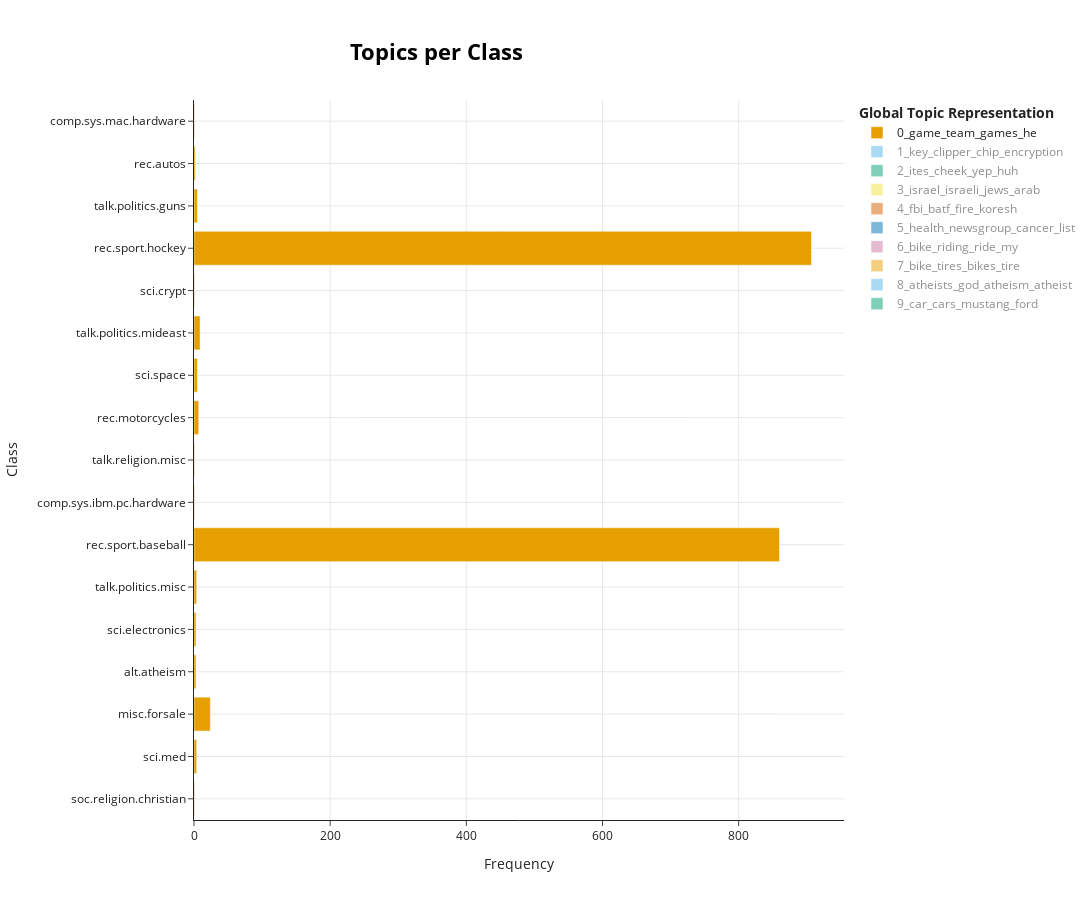

Here is the notebook cell this chart was saved with:
### Code cell
topic_model.visualize_topics_per_class(topics_per_class)

### Figure 1 — Plotly figure (JSON) as saved in the notebook; plotly's stock layout.template omitted (floating-point values rounded to 4 significant figures)
{"data": [{"hoverinfo": "text", "hovertext": ["<b>Topic 0</b><br>Words: sturm, doug, familiar, anyone, with", "<b>Topic 0</b><br>Words: dominant, dominance, cross, eye, study", "<b>Topic 0</b><br>Words: tickets, ticket, contains, airlines, airline", "<b>Topic 0</b><br>Words: carpenter, pressuretreated, carpenters, stairs, conner", "<b>Topic 0</b><br>Words: soccer, conference, designphilosophical, productioncost, philcmacseemcgillca", "<b>Topic 0</b><br>Words: chrysler, chorus, dollar, sf, buffs", "<b>Topic 0</b><br>Words: game, team, he, games, year", "<b>Topic 0</b><br>Words: quinea, papua, translation, buying, seriously", "<b>Topic 0</b><br>Words: hoffer, mentions, fanatic, noone, anymore", "<b>Topic 0</b><br>Words: jonathan, cage, film, adventurism, anouncers", "<b>Topic 0</b><br>Words: philosopher, clementine, influential, plato, song", "<b>Topic 0</b><br>Words: prisoners, sections, stones, pitchers, restock", "<b>Topic 0</b><br>Words: ticket, v4, v5, magnitude, complicated", "<b>Topic 0</b><br>Words: game, team, hockey, games, 25", "<b>Topic 0</b><br>Words: jets, phill, ratings, entertains, addresss", "<b>Topic 0</b><br>Words: sonnet, execs, opel, saab, stealing", "<b>Topic 0</b><br>Words: jcssageccpurdueedu, oooo, pureesageccjcs, stalnaker, ernest"], "marker": {"color": "#E69F00"}, "name": "0_game_team_games_he", "orientation": "h", "type": "bar", "visible": true, "x": [1, 4, 24, 3, 3, 4, 860, 1, 1, 7, 5, 9, 1, 907, 5, 2, 1], "y": ["soc.religion.christian", "sci.med", "misc.forsale", "alt.atheism", "sci.electronics", "talk.politics.misc", "rec.sport.baseball", "comp.sys.ibm.pc.hardware", "talk.religion.misc", "rec.motorcycles", "sci.space", "talk.politics.mideast", "sci.crypt", "rec.sport.hockey", "talk.politics.guns", "rec.autos", "comp.sys.mac.hardware"]}, {"hoverinfo": "text", "hovertext": ["<b>Topic 1</b><br>Words: brilliant, flaw, sign, seriously, shown", "<b>Topic 1</b><br>Words: typos, hooks, greetings, al, clipper", "<b>Topic 1</b><br>Words: keys, mathew, broadcasting, impropriety, government", "<b>Topic 1</b><br>Words: sequences, parser, esc, dsc, compliant", "<b>Topic 1</b><br>Words: key, cityanytown, keyldslfoialsdkcdsngsikhsfd, rulesregulationslaws, address123", "<b>Topic 1</b><br>Words: initiative, wiretapping, urge, clintons, film", "<b>Topic 1</b><br>Words: heisenberg, berg, mlb, npr, mccarthy", "<b>Topic 1</b><br>Words: mirables, uncorroborated, kgbatf, cote, damned", "<b>Topic 1</b><br>Words: nys, bonded, dmv, rod, recognized", "<b>Topic 1</b><br>Words: publish, karamankars, meiko, conically, hovercraft", "<b>Topic 1</b><br>Words: monitoring, tienanmien, beijing, peacenet, balkanmideast", "<b>Topic 1</b><br>Words: key, clipper, chip, encryption, keys", "<b>Topic 1</b><br>Words: irs, rewards, info, secure, npr", "<b>Topic 1</b><br>Words: remedy, pd, millions, networks, libraries", "<b>Topic 1</b><br>Words: stolen, prizms, lloking, lterature, lsi"], "marker": {"color": "#56B4E9"}, "name": "1_key_clipper_chip_encryption", "orientation": "h", "type": "bar", "visible": "legendonly", "x": [1, 1, 3, 1, 4, 6, 1, 2, 1, 3, 1, 569, 6, 1, 2], "y": ["comp.graphics", "misc.forsale", "alt.atheism", "comp.windows.x", "sci.electronics", "talk.politics.misc", "rec.sport.baseball", "talk.religion.misc", "rec.motorcycles", "sci.space", "talk.politics.mideast", "sci.crypt", "talk.politics.guns", "comp.os.ms-windows.misc", "rec.autos"]}, {"hoverinfo": "text", "hovertext": ["<b>Topic 2</b><br>Words: ites, cheek, yep, huh, ken", "<b>Topic 2</b><br>Words: very, good, ites, cheek, yep", "<b>Topic 2</b><br>Words: ites, cheek, yep, huh, ken", "<b>Topic 2</b><br>Words: ken, ites, cheek, yep, huh", "<b>Topic 2</b><br>Words: ites, cheek, yep, huh, ken", "<b>Topic 2</b><br>Words: ites, cheek, yep, huh, ken", "<b>Topic 2</b><br>Words: ites, cheek, yep, huh, ken", "<b>Topic 2</b><br>Words: ites, cheek, yep, huh, ken", "<b>Topic 2</b><br>Words: why, ites, cheek, yep, huh", "<b>Topic 2</b><br>Words: ites, cheek, yep, huh, ken", "<b>Topic 2</b><br>Words: ites, cheek, yep, huh, ken", "<b>Topic 2</b><br>Words: yep, huh, ignore, forget, lets", "<b>Topic 2</b><br>Words: ites, cheek, yep, huh, ken", "<b>Topic 2</b><br>Words: ites, cheek, yep, huh, ken", "<b>Topic 2</b><br>Words: ites, cheek, yep, huh, ken", "<b>Topic 2</b><br>Words: ites, cheek, yep, huh, ken", "<b>Topic 2</b><br>Words: ites, cheek, yep, huh, ken", "<b>Topic 2</b><br>Words: ites, cheek, yep, huh, ken", "<b>Topic 2</b><br>Words: ites, cheek, yep, huh, ken", "<b>Topic 2</b><br>Words: each, ites, cheek, yep, huh"], "marker": {"color": "#009E73"}, "name": "2_ites_cheek_yep_huh", "orientation": "h", "type": "bar", "visible": "legendonly", "x": [22, 31, 18, 17, 20, 6, 26, 19, 38, 18, 23, 31, 32, 21, 29, 24, 24, 38, 55, 35], "y": ["soc.religion.christian", "sci.med", "comp.graphics", "misc.forsale", "alt.atheism", "comp.windows.x", "sci.electronics", "talk.politics.misc", "rec.sport.baseball", "comp.sys.ibm.pc.hardware", "talk.religion.misc", "rec.motorcycles", "sci.space", "talk.politics.mideast", "sci.crypt", "rec.sport.hockey", "talk.politics.guns", "comp.os.ms-windows.misc", "rec.autos", "comp.sys.mac.hardware"]}, {"hoverinfo": "text", "hovertext": ["<b>Topic 3</b><br>Words: jewish, proselytism, speak, jews, temple", "<b>Topic 3</b><br>Words: jews, antisemitism, sightseeing, casual, israel", "<b>Topic 3</b><br>Words: intermediate, sockets, skip, bandwidth, hitler", "<b>Topic 3</b><br>Words: hitler, antidefamation, nazis, israel, limbaugh", "<b>Topic 3</b><br>Words: 617, 2621915, 2671700, mutually, 40", "<b>Topic 3</b><br>Words: nazis, homosexuality, jews, roehm, christian", "<b>Topic 3</b><br>Words: everybody, sources, knows, numbers, stuff", "<b>Topic 3</b><br>Words: israel, israeli, jews, arab, arabs", "<b>Topic 3</b><br>Words: nazi, dodd, law, gca, jpfo", "<b>Topic 3</b><br>Words: organised, belgium, invade, thundershowers, blitz"], "marker": {"color": "#F0E442"}, "name": "3_israel_israeli_jews_arab", "orientation": "h", "type": "bar", "visible": "legendonly", "x": [5, 14, 1, 11, 2, 12, 1, 425, 6, 3], "y": ["soc.religion.christian", "alt.atheism", "sci.electronics", "talk.politics.misc", "rec.sport.baseball", "talk.religion.misc", "rec.motorcycles", "talk.politics.mideast", "talk.politics.guns", "rec.autos"]}, {"hoverinfo": "text", "hovertext": ["<b>Topic 4</b><br>Words: compound, prophet, claimed, koresh, tear", "<b>Topic 4</b><br>Words: agentthe, lanham, dscgeminigsfcnasagov, caprette, 9269", "<b>Topic 4</b><br>Words: koresh, wp50, sequel, finished, david", "<b>Topic 4</b><br>Words: butane, flammable, wd40, nontoxic, definately", "<b>Topic 4</b><br>Words: batf, fbi, koresh, fire, warrant", "<b>Topic 4</b><br>Words: koresh, fbi, fire, batf, compound", "<b>Topic 4</b><br>Words: doom, catch, kreme, department, inflicting", "<b>Topic 4</b><br>Words: projectile, gun, chamber, barrel, gas", "<b>Topic 4</b><br>Words: fbigov, incitement, bureau, investigation, murder", "<b>Topic 4</b><br>Words: fbi, batf, fire, koresh, compound", "<b>Topic 4</b><br>Words: batf, kindling, warrant, concussion, compound"], "marker": {"color": "#D55E00"}, "name": "4_fbi_batf_fire_koresh", "orientation": "h", "type": "bar", "visible": "legendonly", "x": [2, 1, 8, 5, 59, 47, 2, 2, 1, 207, 2], "y": ["soc.religion.christian", "sci.med", "alt.atheism", "sci.electronics", "talk.politics.misc", "talk.religion.misc", "rec.motorcycles", "sci.space", "talk.politics.mideast", "talk.politics.guns", "rec.autos"]}, {"hoverinfo": "text", "hovertext": ["<b>Topic 5</b><br>Words: ahmadiyya, votes, newsgroup, vote, religions", "<b>Topic 5</b><br>Words: health, cancer, disease, tobacco, medical", "<b>Topic 5</b><br>Words: liefting, group, newsgroup, turkey, aspects", "<b>Topic 5</b><br>Words: addresser1eridanchuvashiasu, inguiry, computerforsale, mailings, mail", "<b>Topic 5</b><br>Words: add, em, willl, jsn104, toughto", "<b>Topic 5</b><br>Words: sco, mailing, subscribe, list, newsgroups", "<b>Topic 5</b><br>Words: australia, universities, pdt, andymacraecorpsuncom, yxy4145usledu", "<b>Topic 5</b><br>Words: journal, journalmailtrincolledu, trincoll, rush, publication", "<b>Topic 5</b><br>Words: mailing, list, thanks, cardinals, please", "<b>Topic 5</b><br>Words: vote, voting, votes, publishing, unmoderated", "<b>Topic 5</b><br>Words: bittrolff, 721051351compuservecom, compuservecom, news, thelema", "<b>Topic 5</b><br>Words: jorg, embalmer, gsxr1100, it175, umanitoba", "<b>Topic 5</b><br>Words: scispace, posts, space, list, email", "<b>Topic 5</b><br>Words: cosar, mailbox, ahmet, 55454, 6123767873", "<b>Topic 5</b><br>Words: anovaktitanucsumassedu, anovaktwainucsumassedu, tisdom, tiscom, jedpolluxuscedu", "<b>Topic 5</b><br>Words: oh, ignore, ohandleybetsygsfcnasagov, testplease, 1993apr2121103812363newshubistsca", "<b>Topic 5</b><br>Words: mourning, doves, aside, hunting, ohio", "<b>Topic 5</b><br>Words: access, bitmaps, rdbms, newsgroup, wysiwyg", "<b>Topic 5</b><br>Words: requests, send, list, recautos, mailing", "<b>Topic 5</b><br>Words: vv, nutek, address, caere, eeee"], "marker": {"color": "#0072B2"}, "name": "5_health_newsgroup_cancer_list", "orientation": "h", "type": "bar", "visible": "legendonly", "x": [19, 25, 36, 15, 8, 35, 20, 5, 19, 10, 8, 12, 19, 7, 12, 5, 7, 24, 21, 8], "y": ["soc.religion.christian", "sci.med", "comp.graphics", "misc.forsale", "alt.atheism", "comp.windows.x", "sci.electronics", "talk.politics.misc", "rec.sport.baseball", "comp.sys.ibm.pc.hardware", "talk.religion.misc", "rec.motorcycles", "sci.space", "talk.politics.mideast", "sci.crypt", "rec.sport.hockey", "talk.politics.guns", "comp.os.ms-windows.misc", "rec.autos", "comp.sys.mac.hardware"]}, {"hoverinfo": "text", "hovertext": ["<b>Topic 6</b><br>Words: drink, worry, eat, heart, set", "<b>Topic 6</b><br>Words: cretinous, copped, seconded, drivers, chooses", "<b>Topic 6</b><br>Words: 120mph, boondoggle, commuter, sofa, subsidies", "<b>Topic 6</b><br>Words: annoying, sitting, notice, talking, christian", "<b>Topic 6</b><br>Words: train, 60mph, bullet, stationary, moving", "<b>Topic 6</b><br>Words: bike, riding, ride, my, you", "<b>Topic 6</b><br>Words: courts, upheld, progressive, outright, violate", "<b>Topic 6</b><br>Words: roads, public, drunk, drivers, manditory", "<b>Topic 6</b><br>Words: car, lane, driving, speed, my"], "marker": {"color": "#CC79A7"}, "name": "6_bike_riding_ride_my", "orientation": "h", "type": "bar", "visible": "legendonly", "x": [1, 3, 3, 1, 2, 215, 1, 4, 41], "y": ["soc.religion.christian", "alt.atheism", "talk.politics.misc", "comp.sys.ibm.pc.hardware", "talk.religion.misc", "rec.motorcycles", "sci.crypt", "talk.politics.guns", "rec.autos"]}, {"hoverinfo": "text", "hovertext": ["<b>Topic 7</b><br>Words: mower, bike, tires, rear, lawn", "<b>Topic 7</b><br>Words: bike, bikes, miles, tire, motorcycle", "<b>Topic 7</b><br>Words: classes, competetors, racingmotocycle, 7billion, 6billion", "<b>Topic 7</b><br>Words: nah, sucks, vax, nothing, like", "<b>Topic 7</b><br>Words: blades, aluminum, sticks, easton, shaft", "<b>Topic 7</b><br>Words: tires, fluids, brake, bike, braking"], "marker": {"color": "#E69F00"}, "name": "7_bike_tires_bikes_tire", "orientation": "h", "type": "bar", "visible": "legendonly", "x": [11, 139, 1, 1, 1, 10], "y": ["misc.forsale", "rec.motorcycles", "sci.space", "sci.crypt", "rec.sport.hockey", "rec.autos"]}, {"hoverinfo": "text", "hovertext": ["<b>Topic 8</b><br>Words: god, atheists, darren, atheism, faith", "<b>Topic 8</b><br>Words: agnostic, god, selfproclaimed, believe, conceptions", "<b>Topic 8</b><br>Words: logicon, n76234, 5132555165, dsnyderfalconaamrlwpafbafmil, wrightpatterson", "<b>Topic 8</b><br>Words: atheists, atheism, god, atheist, belief", "<b>Topic 8</b><br>Words: narrative, religious, religions, religion, beliefs", "<b>Topic 8</b><br>Words: taoism, atheists, tao, god, atheism", "<b>Topic 8</b><br>Words: fanaticism, religious, atheists, god, atheism"], "marker": {"color": "#56B4E9"}, "name": "8_atheists_god_atheism_atheist", "orientation": "h", "type": "bar", "visible": "legendonly", "x": [33, 3, 2, 107, 4, 11, 1], "y": ["soc.religion.christian", "sci.med", "misc.forsale", "alt.atheism", "talk.politics.misc", "talk.religion.misc", "talk.politics.guns"]}, {"hoverinfo": "text", "hovertext": ["<b>Topic 9</b><br>Words: cobalt, 3931216, dinette, milano, exsoviet", "<b>Topic 9</b><br>Words: rainslick, se400, wipes, flu, 1997", "<b>Topic 9</b><br>Words: magnavox, flyback, sick, sounds, way", "<b>Topic 9</b><br>Words: posers, indiginous, midsized, anemic, volvos", "<b>Topic 9</b><br>Words: bulgaria, vesselin, embargo, controls, plenty", "<b>Topic 9</b><br>Words: car, cars, mustang, ford, v8"], "marker": {"color": "#009E73"}, "name": "9_car_cars_mustang_ford", "orientation": "h", "type": "bar", "visible": "legendonly", "x": [2, 1, 1, 2, 1, 154], "y": ["misc.forsale", "alt.atheism", "comp.sys.ibm.pc.hardware", "rec.motorcycles", "sci.crypt", "rec.autos"]}], "layout": {"height": 900, "hoverlabel": {"bgcolor": "white", "font": {"family": "Rockwell", "size": 16}}, "legend": {"title": {"text": "<b>Global Topic Representation"}}, "title": {"font": {"color": "Black", "size": 22}, "text": "<b>Topics per Class</b>", "x": 0.4, "xanchor": "center", "y": 0.95, "yanchor": "top"}, "width": 1250, "xaxis": {"showgrid": true, "title": {"text": "Frequency"}}, "yaxis": {"showgrid": true, "title": {"text": "Class"}}}}
